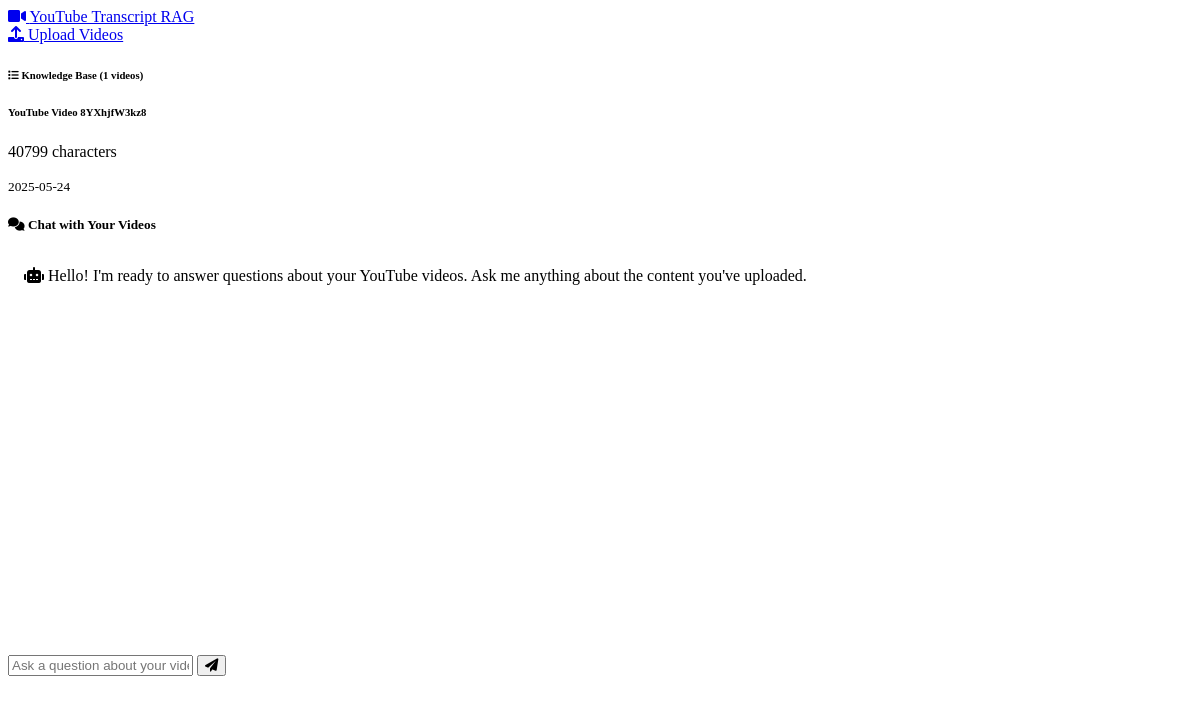
Page /chat on the committed database.
### models.py (models this page shows, shortened)
class Video(db.Model):
    id = db.Column(db.Integer, primary_key=True)
    title = db.Column(db.String(500), nullable=False)
    youtube_url = db.Column(db.String(500), unique=True, nullable=False)
    transcript = db.Column(db.Text, nullable=False)
    processed = db.Column(db.Boolean, default=False)
    created_at = db.Column(db.DateTime, default=datetime.utcnow)
    duration_seconds = db.Column(db.Integer, default=0)
    view_count = db.Column(db.Integer, default=0)
    author = db.Column(db.String(200), default="")

### app.py (the view)
@app.route('/chat')
def chat():
    videos = models.Video.query.filter_by(processed=True).all()
    if not videos:
        flash('Please upload and process some videos first', 'info')
        return redirect(url_for('index'))
    return render_template('chat.html', videos=videos)

### templates/chat.html (shortened to what this page needs)
<!DOCTYPE html>
<html lang="en" data-bs-theme="dark">
<head>
    <link href="https://cdn.replit.com/agent/bootstrap-agent-dark-theme.min.css" rel="stylesheet">
    <link href="https://cdnjs.cloudflare.com/ajax/libs/font-awesome/6.0.0/css/all.min.css" rel="stylesheet">
    <link href="{{ url_for('static', filename='css/style.css') }}" rel="stylesheet">
</head>
<body>
    <nav class="navbar navbar-expand-lg navbar-dark">
        <div class="container">
            <a class="navbar-brand" href="{{ url_for('index') }}">
                <i class="fas fa-video me-2"></i>
                YouTube Transcript RAG
            </a>
            <div class="navbar-nav ms-auto">
                <a class="nav-link" href="{{ url_for('index') }}">
                    <i class="fas fa-upload me-1"></i>
                    Upload Videos
                </a>
            </div>
        </div>
    </nav>
    <div class="container-fluid my-3">
        <div class="row h-100">
            <div class="col-md-3">
                <div class="card h-100">
                    <div class="card-header">
                        <h6 class="card-title mb-0">
                            <i class="fas fa-list me-2"></i>
                            Knowledge Base ({{ videos|length }} videos)
                        </h6>
                    </div>
                    <div class="card-body p-0">
                        <div class="list-group list-group-flush">
                            {% for video in videos %}
                            <div class="list-group-item">
                                <div class="d-flex w-100 justify-content-between">
                                    <h6 class="mb-1">{{ video.title[:50] }}{% if video.title|length > 50 %}...{% endif %}</h6>
                                </div>
                                <p class="mb-1 text-muted small">
                                    {{ video.transcript|length }} characters
                                </p>
                                <small class="text-muted">
                                    {{ video.created_at.strftime('%Y-%m-%d') }}
                                </small>
                            </div>
                            {% endfor %}
                        </div>
                    </div>
                </div>
            </div>
            <div class="col-md-9">
                <div class="card h-100">
                    <div class="card-header">
                        <h5 class="card-title mb-0">
                            <i class="fas fa-comments me-2"></i>
                            Chat with Your Videos
                        </h5>
                    </div>
                    <div class="card-body d-flex flex-column p-0">
                        <div id="chat-messages" class="flex-grow-1 p-3 overflow-auto" style="min-height: 400px; max-height: 60vh;">
                            <div class="chat-message assistant-message">
                                <div class="message-content">
                                    <i class="fas fa-robot me-2"></i>
                                    Hello! I'm ready to answer questions about your YouTube videos. Ask me anything about the content you've uploaded.
                                </div>
                            </div>
                        </div>
                        <div class="border-top p-3">
                            <form id="chat-form" class="d-flex gap-2">
                                <input
                                    type="text"
                                    id="message-input"
                                    class="form-control"
                                    placeholder="Ask a question about your videos..."
                                    required
                                >
                                <button type="submit" class="btn btn-primary" id="send-btn">
                                    <i class="fas fa-paper-plane"></i>
                                </button>
                            </form>
                        </div>
                    </div>
                </div>
            </div>
        </div>
    </div>
</body>
</html>

### static/css/style.css (style rules this page uses)
:root { --chat-user-bg: var(--bs-primary); --chat-assistant-bg: var(--bs-secondary); --border-radius: 0.75rem; }
.chat-message { margin-bottom: 1rem; animation: fadeIn 0.3s ease-in; }
.chat-message .message-content { padding: 0.75rem 1rem; border-radius: var(--border-radius); max-width: 80%; word-wrap: break-word; }
.assistant-message .message-content { background-color: var(--chat-assistant-bg); color: var(--bs-body-color); }
#chat-messages { scrollbar-width: thin; scrollbar-color: var(--bs-secondary) transparent; }

### rows in the picture
Video: title "YouTube Video 8YXhjfW3kz8", transcript|length "40799", created_at "2025-05-24"

### other values in the picture
{{ videos|length }} "1"
